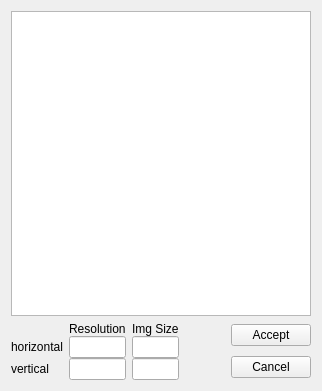
<?xml version="1.0" encoding="UTF-8"?>
<ui version="4.0">
 <class>ResolutionCalculator</class>
 <widget class="QWidget" name="ResolutionCalculator">
  <property name="geometry">
   <rect>
    <x>0</x>
    <y>0</y>
    <width>316</width>
    <height>391</height>
   </rect>
  </property>
  <property name="windowTitle">
   <string>Calculate Image Resolution</string>
  </property>
  <property name="windowIcon">
   <iconset resource="../resources/resources.qrc">
    <normaloff>:/icons/icons/ruler.png</normaloff>:/icons/icons/ruler.png</iconset>
  </property>
  <layout class="QGridLayout" name="gridLayout_2">
   <item row="0" column="0" colspan="2">
    <widget class="QTableView" name="rulerView">
     <property name="horizontalScrollBarPolicy">
      <enum>Qt::ScrollBarAlwaysOff</enum>
     </property>
     <property name="editTriggers">
      <set>QAbstractItemView::AllEditTriggers</set>
     </property>
     <property name="selectionMode">
      <enum>QAbstractItemView::SingleSelection</enum>
     </property>
     <property name="selectionBehavior">
      <enum>QAbstractItemView::SelectRows</enum>
     </property>
     <attribute name="horizontalHeaderDefaultSectionSize">
      <number>51</number>
     </attribute>
     <attribute name="horizontalHeaderStretchLastSection">
      <bool>true</bool>
     </attribute>
     <attribute name="verticalHeaderVisible">
      <bool>false</bool>
     </attribute>
    </widget>
   </item>
   <item row="1" column="0" rowspan="2">
    <layout class="QGridLayout" name="gridLayout">
     <property name="verticalSpacing">
      <number>0</number>
     </property>
     <item row="1" column="0" colspan="2">
      <widget class="QLabel" name="label">
       <property name="text">
        <string>horizontal</string>
       </property>
       <property name="buddy">
        <cstring>HResDisplay</cstring>
       </property>
      </widget>
     </item>
     <item row="1" column="2">
      <widget class="QLineEdit" name="HResDisplay">
       <property name="enabled">
        <bool>true</bool>
       </property>
       <property name="readOnly">
        <bool>true</bool>
       </property>
      </widget>
     </item>
     <item row="2" column="0" colspan="2">
      <widget class="QLabel" name="label_2">
       <property name="text">
        <string>vertical</string>
       </property>
       <property name="buddy">
        <cstring>VResDisplay</cstring>
       </property>
      </widget>
     </item>
     <item row="2" column="2">
      <widget class="QLineEdit" name="VResDisplay">
       <property name="enabled">
        <bool>true</bool>
       </property>
       <property name="readOnly">
        <bool>true</bool>
       </property>
      </widget>
     </item>
     <item row="1" column="4" rowspan="2">
      <widget class="QPushButton" name="pushButton">
       <property name="sizePolicy">
        <sizepolicy hsizetype="Preferred" vsizetype="Preferred">
         <horstretch>0</horstretch>
         <verstretch>0</verstretch>
        </sizepolicy>
       </property>
       <property name="text">
        <string/>
       </property>
       <property name="icon">
        <iconset resource="../resources/resources.qrc">
         <normaloff>:/icons/icons/unlock.png</normaloff>:/icons/icons/unlock.png</iconset>
       </property>
       <property name="iconSize">
        <size>
         <width>16</width>
         <height>16</height>
        </size>
       </property>
       <property name="flat">
        <bool>true</bool>
       </property>
      </widget>
     </item>
     <item row="0" column="2">
      <widget class="QLabel" name="label_3">
       <property name="text">
        <string>Resolution</string>
       </property>
      </widget>
     </item>
     <item row="1" column="3">
      <widget class="QLineEdit" name="HSizeDisplay">
       <property name="enabled">
        <bool>true</bool>
       </property>
       <property name="readOnly">
        <bool>true</bool>
       </property>
      </widget>
     </item>
     <item row="2" column="3">
      <widget class="QLineEdit" name="VSizeDisplay">
       <property name="enabled">
        <bool>true</bool>
       </property>
       <property name="readOnly">
        <bool>true</bool>
       </property>
      </widget>
     </item>
     <item row="0" column="3">
      <widget class="QLabel" name="label_4">
       <property name="text">
        <string>Img Size</string>
       </property>
      </widget>
     </item>
    </layout>
   </item>
   <item row="1" column="1">
    <widget class="QPushButton" name="acceptButton">
     <property name="text">
      <string>Accept</string>
     </property>
    </widget>
   </item>
   <item row="2" column="1">
    <widget class="QPushButton" name="cancelButton">
     <property name="text">
      <string>Cancel</string>
     </property>
    </widget>
   </item>
  </layout>
 </widget>
 <resources>
  <include location="../resources/resources.qrc"/>
 </resources>
 <connections/>
</ui>
